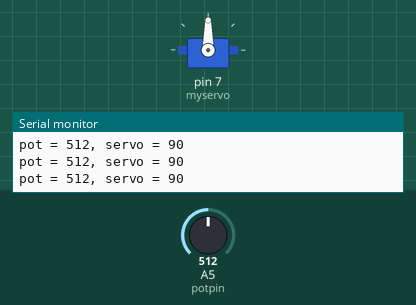
This sketch was run on a simulated Arduino Uno, built with avr-gcc and run on an emulated ATmega328P. On the bench: servo, the last lines printed to the serial monitor. The inputs (shaded band) are chosen by the test bench; at power-on: A5 (potpin) = 512.

Above: at 1.2 s.
1.3 s: A5 (potpin) set to 555
At 1.9 s:
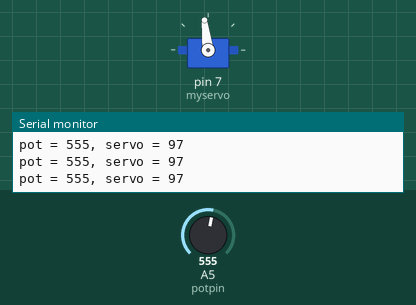
4.3 s: A5 (potpin) set to 584
At 5.0 s:
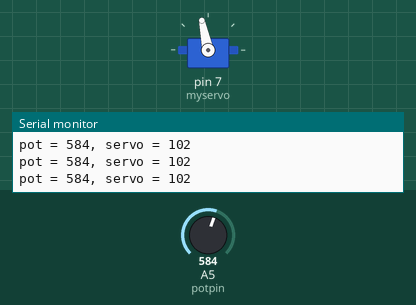
5.8 s: A5 (potpin) set to 306
At 6.9 s:
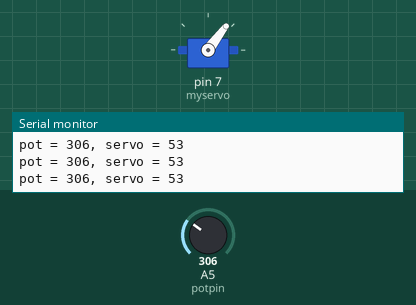
7.3 s: A5 (potpin) set to 106
At 8.5 s:
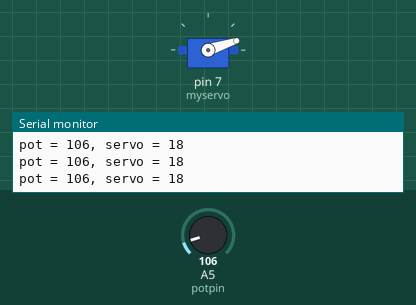
8.8 s: A5 (potpin) set to 95
At 10.0 s:
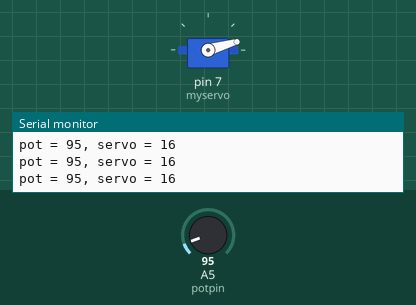
11.8 s: A5 (potpin) set to 716
At 12.3 s:
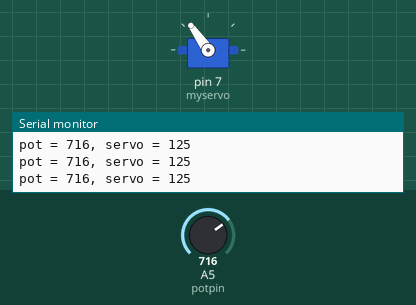
Timing chart, 0 to 14.3 s (numbered marks = the images above; inputs shaded):
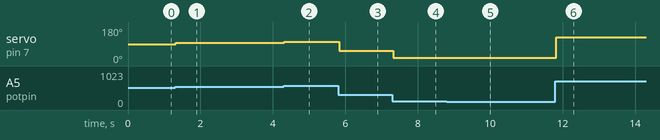

Measured:
- after the input at 1.3 s, servo on pin 7 (myservo): 90° → 97° at once
- after the input at 4.3 s, servo on pin 7 (myservo): 97° → 102° at once
- after the input at 5.8 s, servo on pin 7 (myservo): 102° → 53° at once
- after the input at 7.3 s, servo on pin 7 (myservo): 53° → 18° at once
- after the input at 8.8 s, servo on pin 7 (myservo): 18° → 16° at once
- after the input at 11.8 s, servo on pin 7 (myservo): 16° → 125° at once

The sketch:

Lab6servo_potentimeter1.ino
```cpp
#include <Servo.h>

Servo myservo; //create servo object to control a servo

int potpin = A5;
int val;

void setup()
{
  Serial.begin(9600);
  myservo.attach(7);
}

void loop()
{
  val = analogRead(potpin);
  Serial.print("pot = ");
  Serial.print(val);
  Serial.print(", servo = ");
  val = map(val, 0, 1023, 0, 180);

  Serial.println(val);
  myservo.write(val);
  delay(15);
}
```
